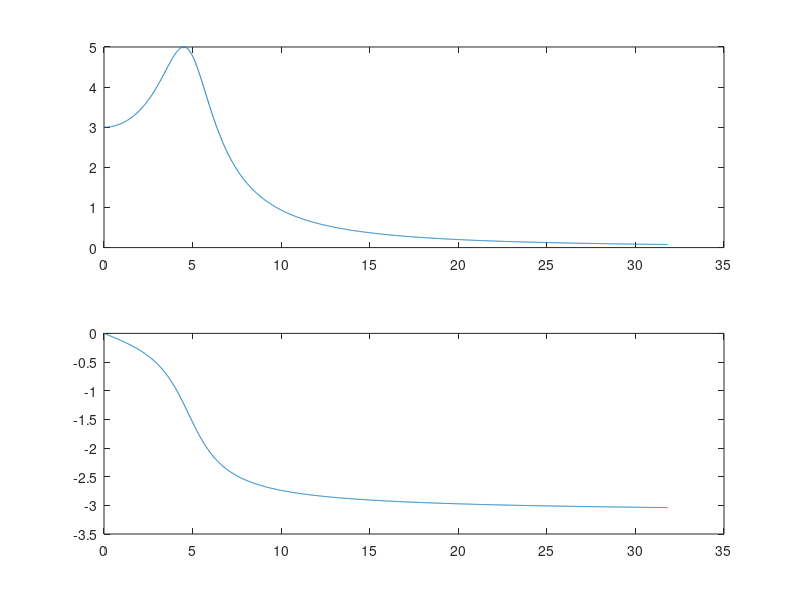
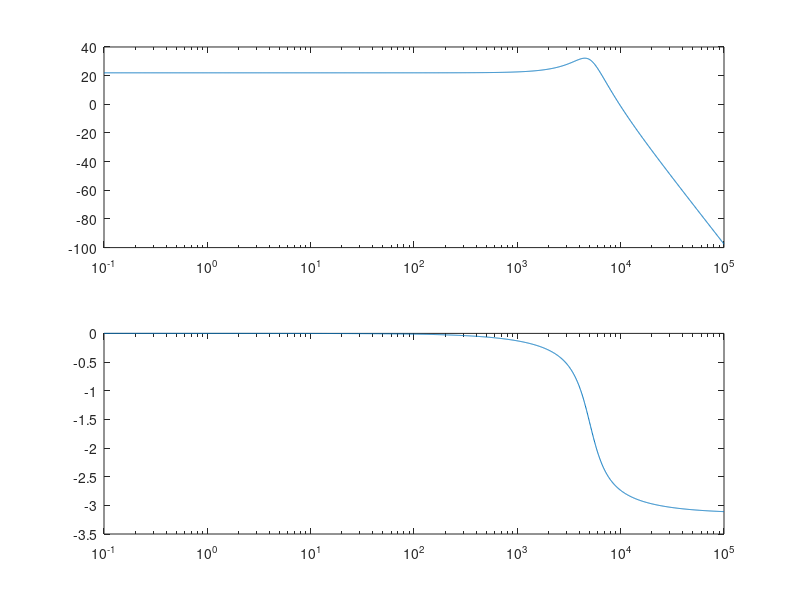

Write MATLAB code to recreate these figures, in order.
clc; clear all; close all;

figure(1);
w=0:100:20e4;
H=freqs(3e9,[1 2e4 1e9],w);
subplot(2,1,1);
plot((w/(2*pi))/1e3, abs(H));
subplot(2,1,2);
plot((w/(2*pi))/1e3, angle(H));

% bod plots
% log scailing
figure(2);
f=logspace(-1,5,2000);
w=2*pi*f;
H=freqs(3e9,[1 2e4 1e9],w);
subplot(2,1,1);
plot((w/(2*pi))/1e3, abs(H));
semilogx(f,20*log(abs(H))); % x축만 log
subplot(2,1,2);
semilogx(f,angle(H));

